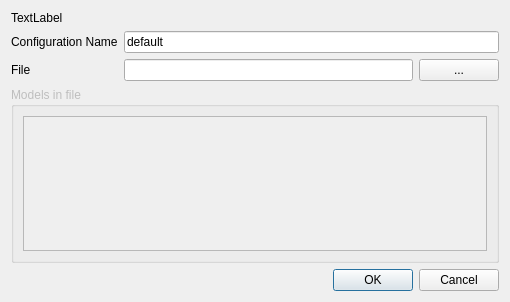
<?xml version="1.0" encoding="UTF-8"?>
<ui version="4.0">
 <class>GenerateFromSDF</class>
 <widget class="QDialog" name="GenerateFromSDF">
  <property name="geometry">
   <rect>
    <x>0</x>
    <y>0</y>
    <width>510</width>
    <height>302</height>
   </rect>
  </property>
  <property name="windowTitle">
   <string>Create Thrusters Matrix from SDF</string>
  </property>
  <layout class="QVBoxLayout" name="verticalLayout">
   <item>
    <widget class="QLabel" name="warn_zone">
     <property name="text">
      <string>TextLabel</string>
     </property>
    </widget>
   </item>
   <item>
    <layout class="QGridLayout" name="gridLayout_2">
     <item row="0" column="0">
      <widget class="QLabel" name="label">
       <property name="text">
        <string>Configuration Name</string>
       </property>
      </widget>
     </item>
     <item row="1" column="1">
      <widget class="QLineEdit" name="sdf_path_edit"/>
     </item>
     <item row="1" column="2">
      <widget class="QPushButton" name="sdf_path_browse">
       <property name="text">
        <string>...</string>
       </property>
      </widget>
     </item>
     <item row="1" column="0">
      <widget class="QLabel" name="label_2">
       <property name="text">
        <string>File</string>
       </property>
      </widget>
     </item>
     <item row="0" column="1" colspan="2">
      <widget class="QLineEdit" name="conf_name_edit">
       <property name="text">
        <string>default</string>
       </property>
      </widget>
     </item>
    </layout>
   </item>
   <item>
    <widget class="QGroupBox" name="model_list_group">
     <property name="enabled">
      <bool>false</bool>
     </property>
     <property name="title">
      <string>Models in file</string>
     </property>
     <layout class="QGridLayout" name="gridLayout">
      <item row="0" column="0">
       <widget class="QListWidget" name="model_list"/>
      </item>
     </layout>
    </widget>
   </item>
   <item>
    <widget class="QDialogButtonBox" name="button_box">
     <property name="orientation">
      <enum>Qt::Horizontal</enum>
     </property>
     <property name="standardButtons">
      <set>QDialogButtonBox::Cancel|QDialogButtonBox::Ok</set>
     </property>
    </widget>
   </item>
  </layout>
 </widget>
 <tabstops>
  <tabstop>conf_name_edit</tabstop>
  <tabstop>sdf_path_edit</tabstop>
  <tabstop>sdf_path_browse</tabstop>
  <tabstop>model_list</tabstop>
  <tabstop>button_box</tabstop>
 </tabstops>
 <resources/>
 <connections>
  <connection>
   <sender>button_box</sender>
   <signal>rejected()</signal>
   <receiver>GenerateFromSDF</receiver>
   <slot>reject()</slot>
   <hints>
    <hint type="sourcelabel">
     <x>316</x>
     <y>260</y>
    </hint>
    <hint type="destinationlabel">
     <x>286</x>
     <y>274</y>
    </hint>
   </hints>
  </connection>
 </connections>
</ui>
